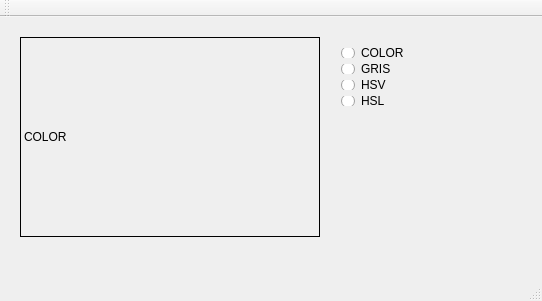
<?xml version="1.0" encoding="UTF-8"?>
<ui version="4.0">
 <class>MainWindow</class>
 <widget class="QMainWindow" name="MainWindow">
  <property name="geometry">
   <rect>
    <x>0</x>
    <y>0</y>
    <width>542</width>
    <height>301</height>
   </rect>
  </property>
  <property name="windowTitle">
   <string>MainWindow</string>
  </property>
  <widget class="QWidget" name="centralWidget">
   <widget class="QLabel" name="LCOLOR">
    <property name="geometry">
     <rect>
      <x>20</x>
      <y>20</y>
      <width>300</width>
      <height>200</height>
     </rect>
    </property>
    <property name="frameShape">
     <enum>QFrame::Box</enum>
    </property>
    <property name="text">
     <string>COLOR</string>
    </property>
   </widget>
   <widget class="QWidget" name="verticalLayoutWidget">
    <property name="geometry">
     <rect>
      <x>330</x>
      <y>20</y>
      <width>160</width>
      <height>80</height>
     </rect>
    </property>
    <layout class="QVBoxLayout" name="verticalLayout">
     <item>
      <widget class="QRadioButton" name="radioButton">
       <property name="text">
        <string>COLOR</string>
       </property>
      </widget>
     </item>
     <item>
      <widget class="QRadioButton" name="radioButton_2">
       <property name="text">
        <string>GRIS</string>
       </property>
      </widget>
     </item>
     <item>
      <widget class="QRadioButton" name="radioButton_3">
       <property name="text">
        <string>HSV</string>
       </property>
      </widget>
     </item>
     <item>
      <widget class="QRadioButton" name="radioButton_4">
       <property name="text">
        <string>HSL</string>
       </property>
      </widget>
     </item>
    </layout>
   </widget>
  </widget>
  <widget class="QMenuBar" name="menuBar">
   <property name="geometry">
    <rect>
     <x>0</x>
     <y>0</y>
     <width>542</width>
     <height>16</height>
    </rect>
   </property>
  </widget>
  <widget class="QToolBar" name="mainToolBar">
   <attribute name="toolBarArea">
    <enum>TopToolBarArea</enum>
   </attribute>
   <attribute name="toolBarBreak">
    <bool>false</bool>
   </attribute>
  </widget>
  <widget class="QStatusBar" name="statusBar"/>
 </widget>
 <layoutdefault spacing="6" margin="11"/>
 <resources/>
 <connections/>
</ui>
